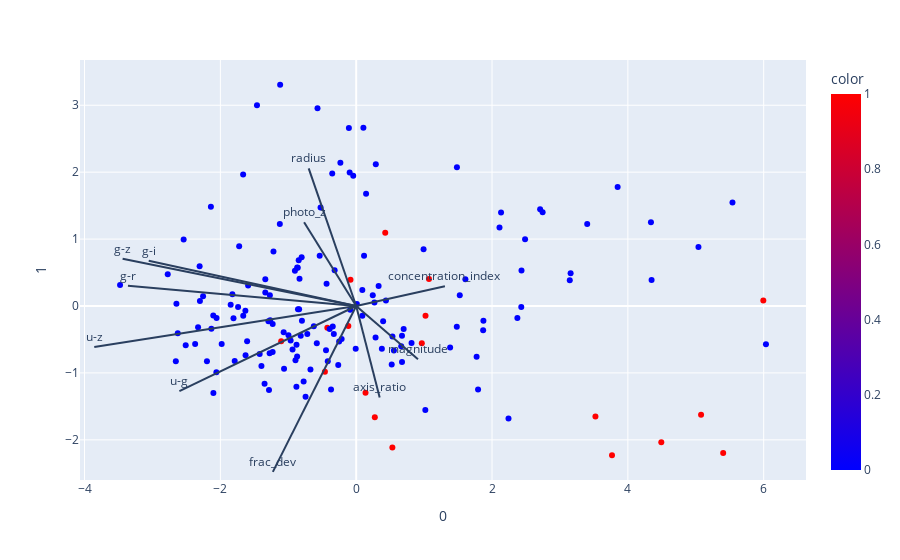

The code cell stored with this chart in its notebook:
### Code cell
loadings = 4*pca_2_scaled.components_.T * np.sqrt(pca_2_scaled.explained_variance_)

fig = px.scatter(principal_components_2_scaled, x=0, y=1, color= classification, color_continuous_scale=["blue","red"])

for i, feature in enumerate(features):
    fig.add_shape(
        type='line',
        x0=0, y0=0,
        x1=loadings[i, 0],
        y1=loadings[i, 1]
    )
    fig.add_annotation(
        x=loadings[i, 0],
        y=loadings[i, 1],
        ax=0, ay=0,
        xanchor="center",
        yanchor="bottom",
        text=feature,
    )
fig.show()
# plt.savefig('pca_biplot.png')

### Figure 1 — Plotly figure (JSON) as saved in the notebook; plotly's stock layout.template omitted (floating-point values rounded to 4 significant figures; data arrays with more than 128 entries replaced by an {"elided": "..."} marker saying what was removed)
{"data": [{"hovertemplate": "0=%{x}<br>1=%{y}<br>color=%{marker.color}<extra></extra>", "legendgroup": "", "marker": {"color": {"elided": "163 int values"}, "coloraxis": "coloraxis", "symbol": "circle"}, "mode": "markers", "name": "", "orientation": "v", "showlegend": false, "type": "scatter", "x": {"elided": "163 float values"}, "xaxis": "x", "y": {"elided": "163 float values"}, "yaxis": "y"}], "layout": {"annotations": [{"ax": 0, "ay": 0, "text": "g-i", "x": -3.055, "xanchor": "center", "y": 0.6753, "yanchor": "bottom"}, {"ax": 0, "ay": 0, "text": "u-g", "x": -2.603, "xanchor": "center", "y": -1.273, "yanchor": "bottom"}, {"ax": 0, "ay": 0, "text": "u-z", "x": -3.857, "xanchor": "center", "y": -0.6117, "yanchor": "bottom"}, {"ax": 0, "ay": 0, "text": "g-z", "x": -3.439, "xanchor": "center", "y": 0.7054, "yanchor": "bottom"}, {"ax": 0, "ay": 0, "text": "g-r", "x": -3.361, "xanchor": "center", "y": 0.3022, "yanchor": "bottom"}, {"ax": 0, "ay": 0, "text": "concentration_index", "x": 1.306, "xanchor": "center", "y": 0.2949, "yanchor": "bottom"}, {"ax": 0, "ay": 0, "text": "photo_z", "x": -0.7671, "xanchor": "center", "y": 1.252, "yanchor": "bottom"}, {"ax": 0, "ay": 0, "text": "frac_dev", "x": -1.227, "xanchor": "center", "y": -2.479, "yanchor": "bottom"}, {"ax": 0, "ay": 0, "text": "axis_ratio", "x": 0.3456, "xanchor": "center", "y": -1.366, "yanchor": "bottom"}, {"ax": 0, "ay": 0, "text": "radius", "x": -0.6995, "xanchor": "center", "y": 2.057, "yanchor": "bottom"}, {"ax": 0, "ay": 0, "text": "magnitude", "x": 0.9099, "xanchor": "center", "y": -0.7963, "yanchor": "bottom"}], "coloraxis": {"colorbar": {"title": {"text": "color"}}, "colorscale": [[0, "blue"], [1, "red"]]}, "legend": {"tracegroupgap": 0}, "margin": {"t": 60}, "shapes": [{"type": "line", "x0": 0, "x1": -3.055, "y0": 0, "y1": 0.6753}, {"type": "line", "x0": 0, "x1": -2.603, "y0": 0, "y1": -1.273}, {"type": "line", "x0": 0, "x1": -3.857, "y0": 0, "y1": -0.6117}, {"type": "line", "x0": 0, "x1": -3.439, "y0": 0, "y1": 0.7054}, {"type": "line", "x0": 0, "x1": -3.361, "y0": 0, "y1": 0.3022}, {"type": "line", "x0": 0, "x1": 1.306, "y0": 0, "y1": 0.2949}, {"type": "line", "x0": 0, "x1": -0.7671, "y0": 0, "y1": 1.252}, {"type": "line", "x0": 0, "x1": -1.227, "y0": 0, "y1": -2.479}, {"type": "line", "x0": 0, "x1": 0.3456, "y0": 0, "y1": -1.366}, {"type": "line", "x0": 0, "x1": -0.6995, "y0": 0, "y1": 2.057}, {"type": "line", "x0": 0, "x1": 0.9099, "y0": 0, "y1": -0.7963}], "xaxis": {"anchor": "y", "domain": [0, 1], "title": {"text": "0"}}, "yaxis": {"anchor": "x", "domain": [0, 1], "title": {"text": "1"}}}}
